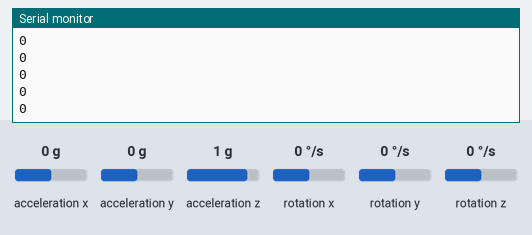
The sketch below on a simulated Arduino Uno, built with avr-gcc and run on an emulated ATmega328P. On the bench: the last lines printed to the serial monitor. The test bench sets the inputs (shaded band); at power-on: acceleration x 0 g, acceleration y 0 g, acceleration z 1 g, rotation x 0 °/s, rotation y 0 °/s, rotation z 0 °/s.

Above: at 3.2 s.
3.3 s: acceleration x set to -1.4 g
At 4.4 s:
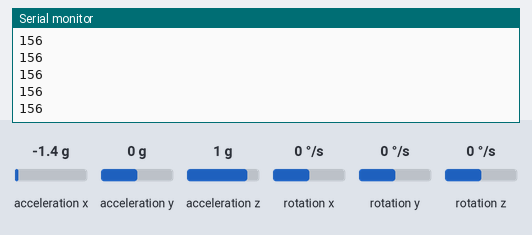
4.8 s: acceleration y set to -0.8 g
At 5.8 s:
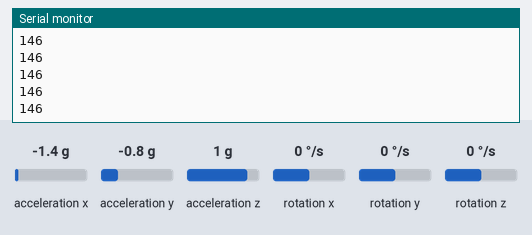
6.3 s: acceleration z set to -1.4 g
At 7.2 s:
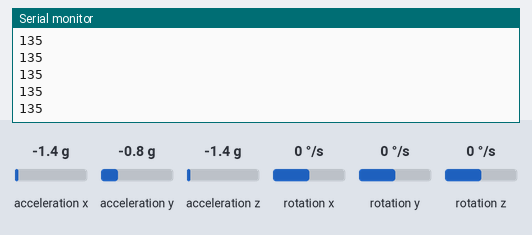
Timing chart, 0 to 9.3 s (numbered marks = the images above; inputs shaded):
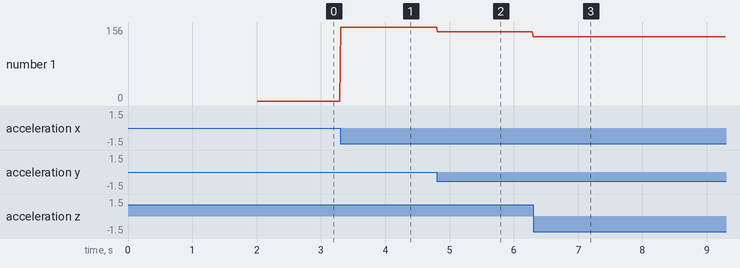

Measured:
- after the input at 3.3 s, the serial monitor: prints a new line at once (image 1)
- after the input at 4.8 s, the serial monitor: prints a new line at once (image 2)
- after the input at 6.3 s, the serial monitor: prints a new line at once (image 3)
- plotted number 1: 0 → 156 after the input at 3.3 s, 156 → 146 after the input at 4.8 s, 146 → 135 after the input at 6.3 s

The sketch:

glove.ino
```cpp
#include "Wire.h"
#include <MPU6050_light.h>
#include <SoftwareSerial.h>

#define txPin 5
#define rxPin 4

#define monitorBaudRate 9600
#define bluetoothBaudRate 38400

SoftwareSerial bluetooth(txPin, rxPin);
MPU6050 mpu(Wire); //scl@a5, sda@a4
unsigned long timer = 0;

float x = 0, y = 0;
int value = 0;

void send(int command) {
  bluetooth.write(command);
}

void setup() {
  Serial.begin(monitorBaudRate);
  bluetooth.begin(bluetoothBaudRate);

  Wire.begin();
  byte status = mpu.begin();
  Serial.print(F("MPU6050 status: "));
  Serial.println(status);
  while (status != 0) { } // stop everything if could not connect to MPU6050
  Serial.println(F("Calculating offsets, do not move MPU6050"));
  delay(1000);
  mpu.calcOffsets(); // gyro and accelero
  Serial.println("Done\n");
}

void loop() {
  mpu.update();

  if ((millis() - timer) > 10) { // print data every 10ms
    x = mpu.getAngleX();
    y = mpu.getAngleY();
    timer = millis();

    if (x > 20) {
      //forward motion - 1 to 60
      if (x > 50) value = 60;
      else value = map(x, 20, 50, 1, 60);
    }
    else if (x < -25) {
      //backward motion - 61 to 120
      if ( x < -65 ) value = 120;
      else value = map(x, -25, -65, 61, 120);
    }
    if (y > 30) {
      //turn right - 121 to 180
      if ( y > 70 ) value = 180;
      else value = map(y, 30, 70, 121, 180);
    }
    else if (y < -25) {
      //turn left - 181 to 240
      if ( y < -55 ) value = 240;
      else value = map(y, -25, -55, 181, 240);
    }

    if (!(x > 25 || x < -40 || y > 40 || y < -25)) value = 0; //stop

    Serial.println(value);

    send(value);
  }
}
```
